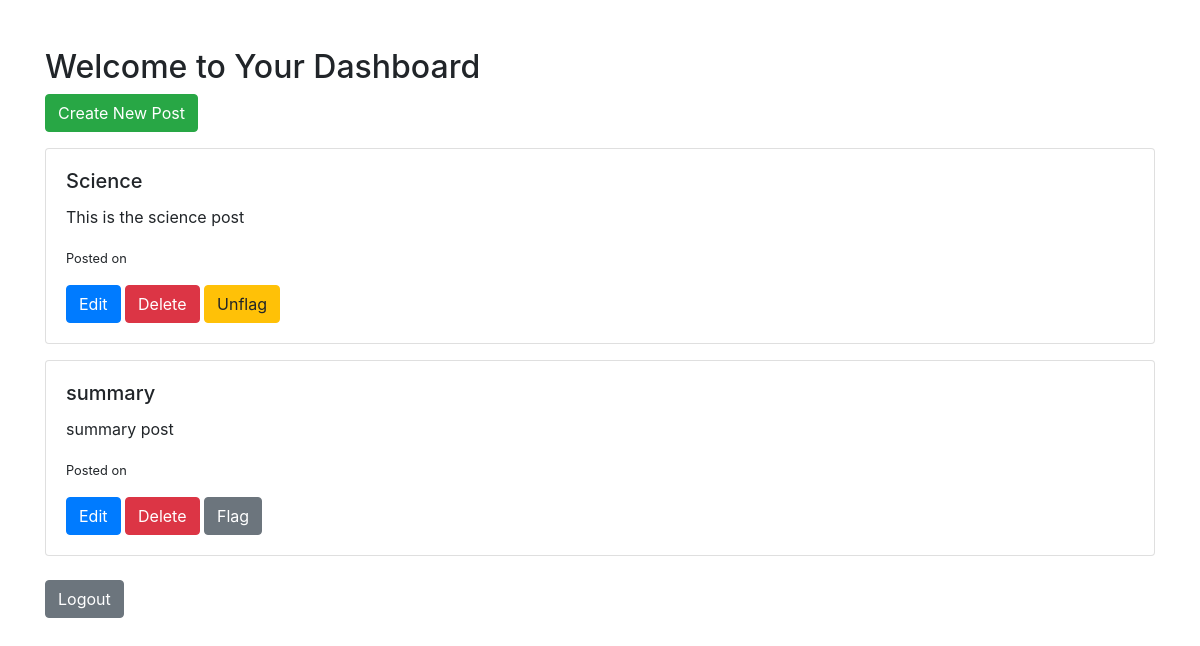
/dashboard (signed in), run on an earlier commit of the app's database.
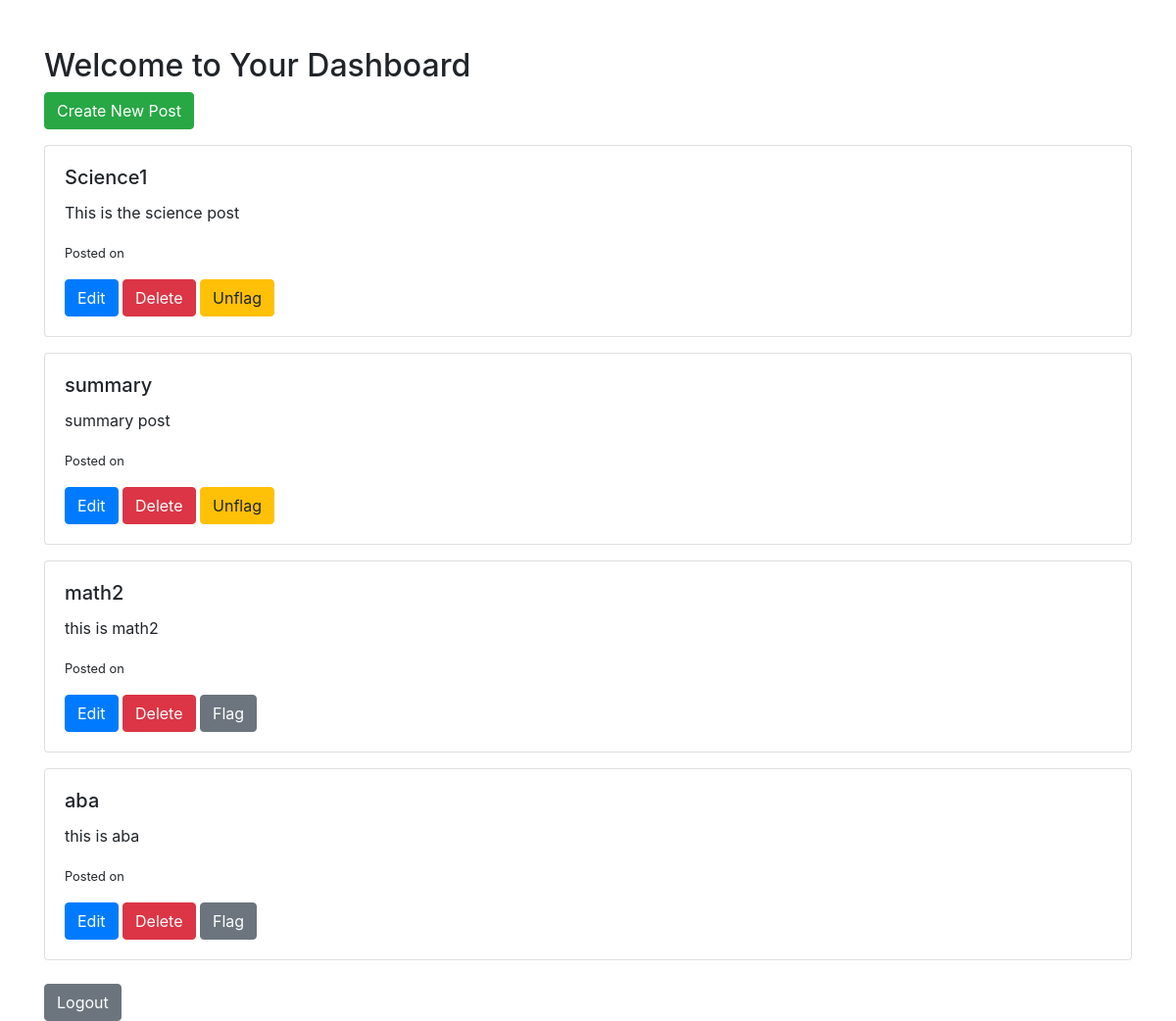
And on a later commit of the database.
### models/models.py (models this page shows)
class Post(db.Model):
    __tablename__ = 'posts'
    id = db.Column(db.Integer, primary_key=True)
    title = db.Column(db.String(100), nullable=False)
    content = db.Column(db.Text, nullable=False)
    user_id = db.Column(db.Integer, db.ForeignKey('users.id'), nullable=False)
    flagged = db.Column(db.Boolean, default=False)

### controllers/controllers.py (the view)
@controllers.route('/dashboard')
def user_dashboard():
    if 'user_id' not in session:
        flash('Please log in to access the dashboard.')
        return redirect(url_for('controllers.login'))
    user_id = session['user_id']
    posts = Post.query.filter_by(user_id=user_id).all()
    return render_template('user_dashboard.html', posts=posts)

### templates/user_dashboard.html (shortened to what this page needs)
<!DOCTYPE html>
<html lang="en">
<head>
    <link href="https://stackpath.bootstrapcdn.com/bootstrap/4.5.2/css/bootstrap.min.css" rel="stylesheet">
</head>
<body>
    <div class="container mt-5">
        <h2>Welcome to Your Dashboard</h2>
        <a href="{{ url_for('controllers.create_post') }}" class="btn btn-success mb-3">Create New Post</a>
        {% if posts %}
            {% for post in posts %}
                <div class="card mb-3">
                    <div class="card-body">
                        <h5 class="card-title">{{ post.title }}</h5>
                        <p class="card-text">{{ post.content }}</p>
                        <small>Posted on {{ post.created_at }}</small>
                        <div class="mt-3">
                            <a href="{{ url_for('controllers.edit_post', post_id=post.id) }}" class="btn btn-primary">Edit</a>
                            <form action="{{ url_for('controllers.delete_post', post_id=post.id) }}" method="post" style="display:inline;">
                                <button type="submit" class="btn btn-danger">Delete</button>
                            </form>
                            {% if post.flagged %}
                                <form action="{{ url_for('controllers.unflag_post', post_id=post.id) }}" method="post" style="display:inline;">
                                    <button type="submit" class="btn btn-warning">Unflag</button>
                                </form>
                            {% else %}
                                <form action="{{ url_for('controllers.flag_post', post_id=post.id) }}" method="post" style="display:inline;">
                                    <button type="submit" class="btn btn-secondary">Flag</button>
                                </form>
                            {% endif %}
                        </div>
                    </div>
                </div>
            {% endfor %}
        {% else %}
            <p>No posts found. Create your first post!</p>
        {% endif %}
        <div class="mt-4">
            <a href="{{ url_for('controllers.logout') }}" class="btn btn-secondary">Logout</a>
        </div>
    </div>
</body>
</html>

What changed in the data, as far as the page shows it:
changed Post "This is the science post": title "Science" → "Science1"
changed Post "summary": flagged "Flag" → "Unflag"
added Post: title "math2", content "this is math2"
added Post: title "aba", content "this is aba"
